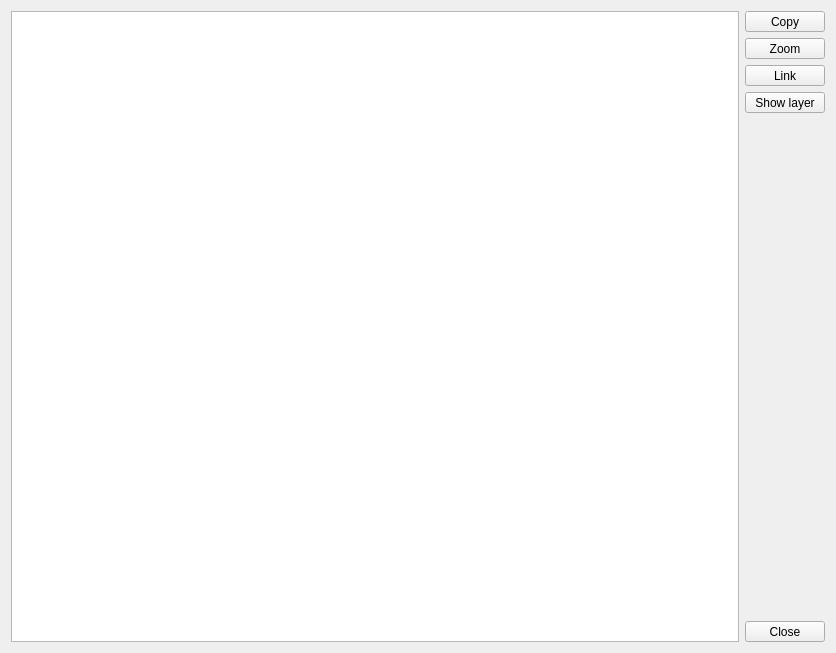
<?xml version="1.0" encoding="UTF-8"?>
<ui version="4.0">
 <class>ImpactAnalysisResultsDialogBase</class>
 <widget class="QDialog" name="ImpactAnalysisResultsDialogBase">
  <property name="geometry">
   <rect>
    <x>0</x>
    <y>0</y>
    <width>836</width>
    <height>653</height>
   </rect>
  </property>
  <property name="windowTitle">
   <string>Impact analysis results</string>
  </property>
  <layout class="QHBoxLayout" name="horizontalLayout">
   <item>
    <widget class="QTreeView" name="twResult"/>
   </item>
   <item>
    <layout class="QVBoxLayout" name="verticalLayout">
     <item>
      <widget class="QToolButton" name="pbCopy">
       <property name="minimumSize">
        <size>
         <width>80</width>
         <height>0</height>
        </size>
       </property>
       <property name="text">
        <string>Copy</string>
       </property>
      </widget>
     </item>
     <item>
      <widget class="QToolButton" name="pbZoomobj">
       <property name="minimumSize">
        <size>
         <width>80</width>
         <height>0</height>
        </size>
       </property>
       <property name="text">
        <string>Zoom</string>
       </property>
      </widget>
     </item>
     <item>
      <widget class="QToolButton" name="pbWeblink">
       <property name="minimumSize">
        <size>
         <width>80</width>
         <height>0</height>
        </size>
       </property>
       <property name="text">
        <string>Link</string>
       </property>
      </widget>
     </item>
     <item>
      <widget class="QToolButton" name="pbShowLayer">
       <property name="minimumSize">
        <size>
         <width>80</width>
         <height>0</height>
        </size>
       </property>
       <property name="text">
        <string>Show layer</string>
       </property>
      </widget>
     </item>
     <item>
      <spacer name="verticalSpacer">
       <property name="orientation">
        <enum>Qt::Vertical</enum>
       </property>
       <property name="sizeHint" stdset="0">
        <size>
         <width>20</width>
         <height>328</height>
        </size>
       </property>
      </spacer>
     </item>
     <item>
      <widget class="QToolButton" name="pbClose">
       <property name="minimumSize">
        <size>
         <width>80</width>
         <height>0</height>
        </size>
       </property>
       <property name="text">
        <string>Close</string>
       </property>
      </widget>
     </item>
    </layout>
   </item>
  </layout>
 </widget>
 <resources/>
 <connections>
  <connection>
   <sender>pbClose</sender>
   <signal>clicked()</signal>
   <receiver>ImpactAnalysisResultsDialogBase</receiver>
   <slot>accept()</slot>
   <hints>
    <hint type="sourcelabel">
     <x>785</x>
     <y>633</y>
    </hint>
    <hint type="destinationlabel">
     <x>417</x>
     <y>326</y>
    </hint>
   </hints>
  </connection>
 </connections>
</ui>
